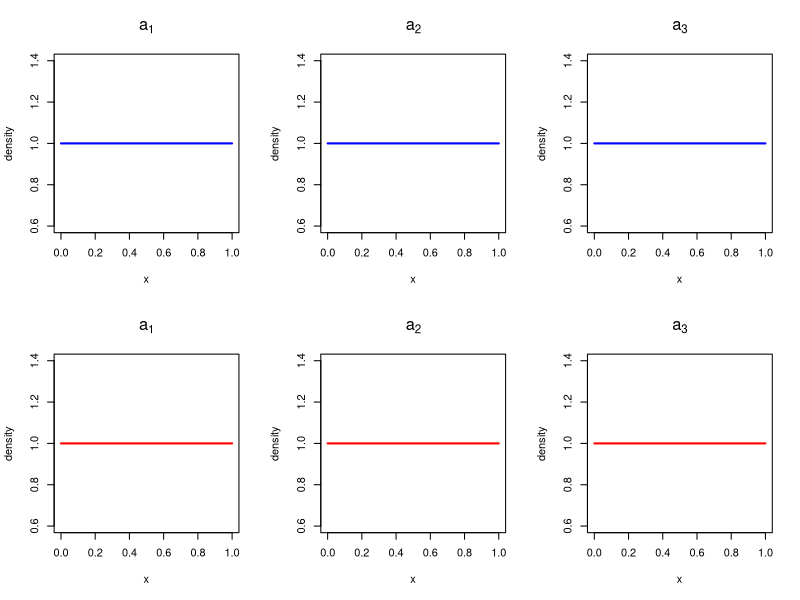
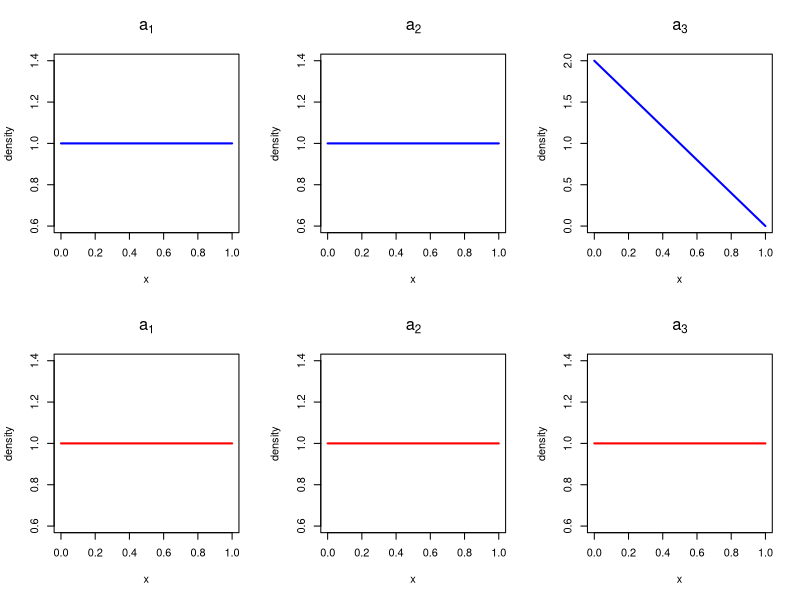
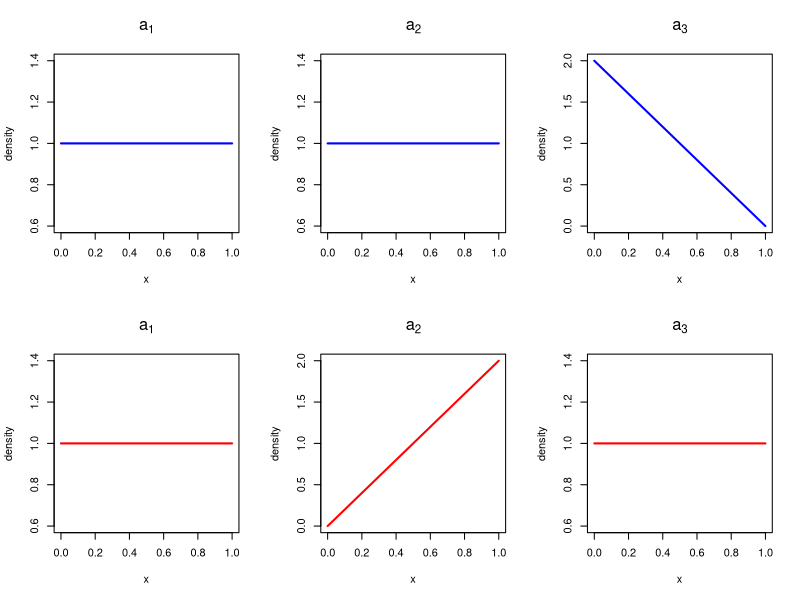
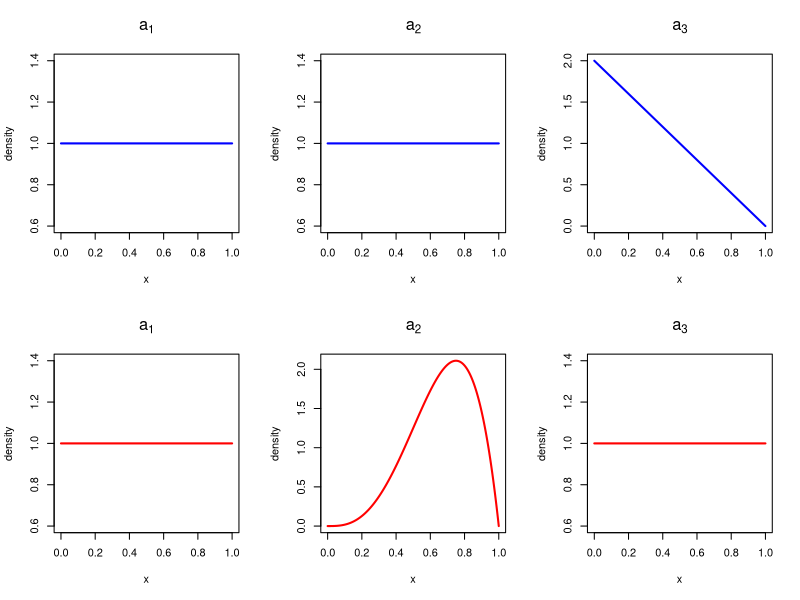
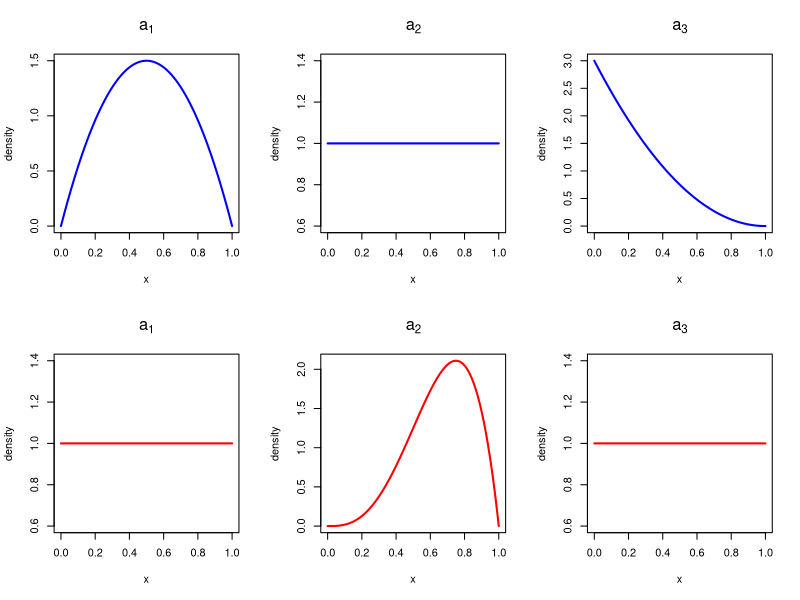
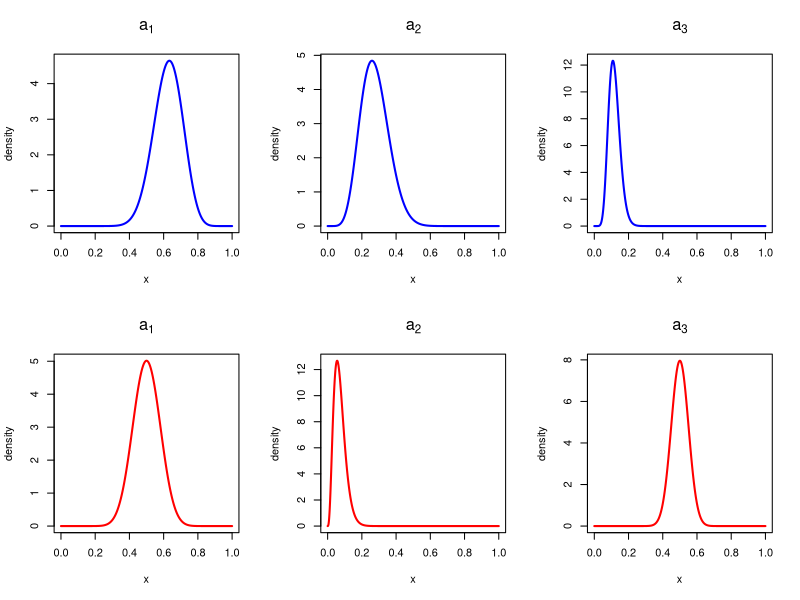

Generate these figures, in order, with R:
xs <- seq(0,1,0.001)

pdf("b1.pdf")
par(mfrow=c(2,3))
plot(xs, dbeta(xs, 1, 1), lwd=2, col="blue", t="l", main=expression(a[1]), xlab="x", ylab="density", cex.main=1.5)
plot(xs, dbeta(xs, 1, 1), lwd=2, col="blue", t="l", main=expression(a[2]), xlab="x", ylab="density", cex.main=1.5)
plot(xs, dbeta(xs, 1, 1), lwd=2, col="blue", t="l", main=expression(a[3]), xlab="x", ylab="density", cex.main=1.5)

plot(xs, dbeta(xs, 1, 1), lwd=2, col="red", t="l", main=expression(a[1]), xlab="x", ylab="density", cex.main=1.5)
plot(xs, dbeta(xs, 1, 1), lwd=2, col="red", t="l", main=expression(a[2]), xlab="x", ylab="density", cex.main=1.5)
plot(xs, dbeta(xs, 1, 1), lwd=2, col="red", t="l", main=expression(a[3]), xlab="x", ylab="density", cex.main=1.5)
dev.off()

pdf("b2.pdf")
par(mfrow=c(2,3))
plot(xs, dbeta(xs, 1, 1), lwd=2, col="blue", t="l", main=expression(a[1]), xlab="x", ylab="density", cex.main=1.5)
plot(xs, dbeta(xs, 1, 1), lwd=2, col="blue", t="l", main=expression(a[2]), xlab="x", ylab="density", cex.main=1.5)
plot(xs, dbeta(xs, 1, 2), lwd=2, col="blue", t="l", main=expression(a[3]), xlab="x", ylab="density", cex.main=1.5)

plot(xs, dbeta(xs, 1, 1), lwd=2, col="red", t="l", main=expression(a[1]), xlab="x", ylab="density", cex.main=1.5)
plot(xs, dbeta(xs, 1, 1), lwd=2, col="red", t="l", main=expression(a[2]), xlab="x", ylab="density", cex.main=1.5)
plot(xs, dbeta(xs, 1, 1), lwd=2, col="red", t="l", main=expression(a[3]), xlab="x", ylab="density", cex.main=1.5)
dev.off()

pdf("b3.pdf")
par(mfrow=c(2,3))
plot(xs, dbeta(xs, 1, 1), lwd=2, col="blue", t="l", main=expression(a[1]), xlab="x", ylab="density", cex.main=1.5)
plot(xs, dbeta(xs, 1, 1), lwd=2, col="blue", t="l", main=expression(a[2]), xlab="x", ylab="density", cex.main=1.5)
plot(xs, dbeta(xs, 1, 2), lwd=2, col="blue", t="l", main=expression(a[3]), xlab="x", ylab="density", cex.main=1.5)

plot(xs, dbeta(xs, 1, 1), lwd=2, col="red", t="l", main=expression(a[1]), xlab="x", ylab="density", cex.main=1.5)
plot(xs, dbeta(xs, 2, 1), lwd=2, col="red", t="l", main=expression(a[2]), xlab="x", ylab="density", cex.main=1.5)
plot(xs, dbeta(xs, 1, 1), lwd=2, col="red", t="l", main=expression(a[3]), xlab="x", ylab="density", cex.main=1.5)
dev.off()

pdf("b4.pdf")
par(mfrow=c(2,3))
plot(xs, dbeta(xs, 1, 1), lwd=2, col="blue", t="l", main=expression(a[1]), xlab="x", ylab="density", cex.main=1.5)
plot(xs, dbeta(xs, 1, 1), lwd=2, col="blue", t="l", main=expression(a[2]), xlab="x", ylab="density", cex.main=1.5)
plot(xs, dbeta(xs, 1, 2), lwd=2, col="blue", t="l", main=expression(a[3]), xlab="x", ylab="density", cex.main=1.5)

plot(xs, dbeta(xs, 1, 1), lwd=2, col="red", t="l", main=expression(a[1]), xlab="x", ylab="density", cex.main=1.5)
plot(xs, dbeta(xs, 4, 2), lwd=2, col="red", t="l", main=expression(a[2]), xlab="x", ylab="density", cex.main=1.5)
plot(xs, dbeta(xs, 1, 1), lwd=2, col="red", t="l", main=expression(a[3]), xlab="x", ylab="density", cex.main=1.5)
dev.off()

pdf("b5.pdf")
par(mfrow=c(2,3))
plot(xs, dbeta(xs, 2, 2), lwd=2, col="blue", t="l", main=expression(a[1]), xlab="x", ylab="density", cex.main=1.5)
plot(xs, dbeta(xs, 1, 1), lwd=2, col="blue", t="l", main=expression(a[2]), xlab="x", ylab="density", cex.main=1.5)
plot(xs, dbeta(xs, 1, 3), lwd=2, col="blue", t="l", main=expression(a[3]), xlab="x", ylab="density", cex.main=1.5)

plot(xs, dbeta(xs, 1, 1), lwd=2, col="red", t="l", main=expression(a[1]), xlab="x", ylab="density", cex.main=1.5)
plot(xs, dbeta(xs, 4, 2), lwd=2, col="red", t="l", main=expression(a[2]), xlab="x", ylab="density", cex.main=1.5)
plot(xs, dbeta(xs, 1, 1), lwd=2, col="red", t="l", main=expression(a[3]), xlab="x", ylab="density", cex.main=1.5)
dev.off()

pdf("b6.pdf")
par(mfrow=c(2,3))
plot(xs, dbeta(xs, 20, 12), lwd=2, col="blue", t="l", main=expression(a[1]), xlab="x", ylab="density", cex.main=1.5)
plot(xs, dbeta(xs, 8, 21), lwd=2, col="blue", t="l", main=expression(a[2]), xlab="x", ylab="density", cex.main=1.5)
plot(xs, dbeta(xs, 11, 83), lwd=2, col="blue", t="l", main=expression(a[3]), xlab="x", ylab="density", cex.main=1.5)

plot(xs, dbeta(xs, 20, 20), lwd=2, col="red", t="l", main=expression(a[1]), xlab="x", ylab="density", cex.main=1.5)
plot(xs, dbeta(xs, 4, 52), lwd=2, col="red", t="l", main=expression(a[2]), xlab="x", ylab="density", cex.main=1.5)
plot(xs, dbeta(xs, 50, 50), lwd=2, col="red", t="l", main=expression(a[3]), xlab="x", ylab="density", cex.main=1.5)
dev.off()
